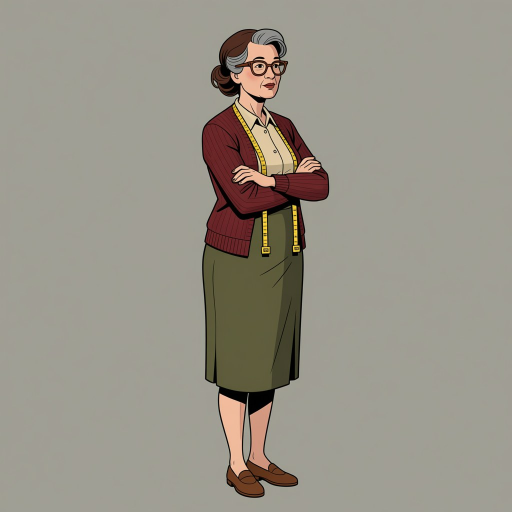
#> input picture ep01-onecoin/img/char_rosa__arms_crossed.jpg, 1024 x 1024 px (shown at 1/2 size)
$ python -i collage.py   (imports and definitions only)
#> lines starting #> are read from the running program, lines starting #| are printed output that depends on the picture
"""Wisdrop COLLAGE look (v2, owner-approved 2026-11-03): Vox / BBC-style premium motion graphics.

Charcoal textured paper, cream torn-paper cards, real photos (CC / public domain) and the
occasional AI picture, all run through ONE treatment (duotone + halftone + torn edge + tape),
yellow highlighter, red marker. Everything here is code: no GPU, no licence risk.

shots_render.py imports this when library.json has "look": "collage". It overrides the
palette, board(), the caption and the tag, treats every picture, and adds shot types
`photo` and `kinetic`. All other shot types keep working on the new board.
"""
import math, os, random
import numpy as np
from PIL import Image, ImageDraw, ImageFilter, ImageOps, ImageChops

W, H = 1920, 1080
CHAR = (27, 26, 24); CREAM = (241, 233, 215); INK = (22, 21, 20)
YEL = (247, 209, 58); RED = (226, 70, 54); TEAL = (42, 127, 143)
# duotone per time of day: (shadow ink, light paper)
DUO = {"dawn": ((30, 36, 58), (236, 214, 196)), "morning": ((44, 34, 26), (246, 226, 188)),
       "day": ((30, 32, 34), (238, 234, 222)), "afternoon": ((48, 30, 20), (248, 214, 160)),
       "dusk": ((40, 22, 36), (246, 196, 150)), "night": ((14, 20, 34), (214, 196, 160)),
       "rain_night": ((12, 22, 36), (170, 196, 214)), "screen_glow": ((10, 22, 40), (176, 214, 236)),
       "archive": ((26, 24, 22), (232, 222, 200))}

_rng = np.random.default_rng(11)
def _paper(base, amp, size=(W, H)):
#> called with base = (27, 26, 24), amp = 22, size = (1920, 1080)
    import zlib; _rng = np.random.default_rng(zlib.crc32(f"paper:{base}:{amp}:{size}".encode()))   # AMC-W1: same paper on any worker
    n = _rng.normal(0, 1, (size[1] // 3, size[0] // 3))
    fib = Image.fromarray(np.clip(128 + n * amp, 0, 255).astype(np.uint8)).resize(size, Image.BICUBIC)
    streak = Image.fromarray(np.clip(128 + _rng.normal(0, 1, (size[1] // 2, 8)) * amp * .8, 0, 255).astype(np.uint8)).resize(size, Image.BICUBIC)
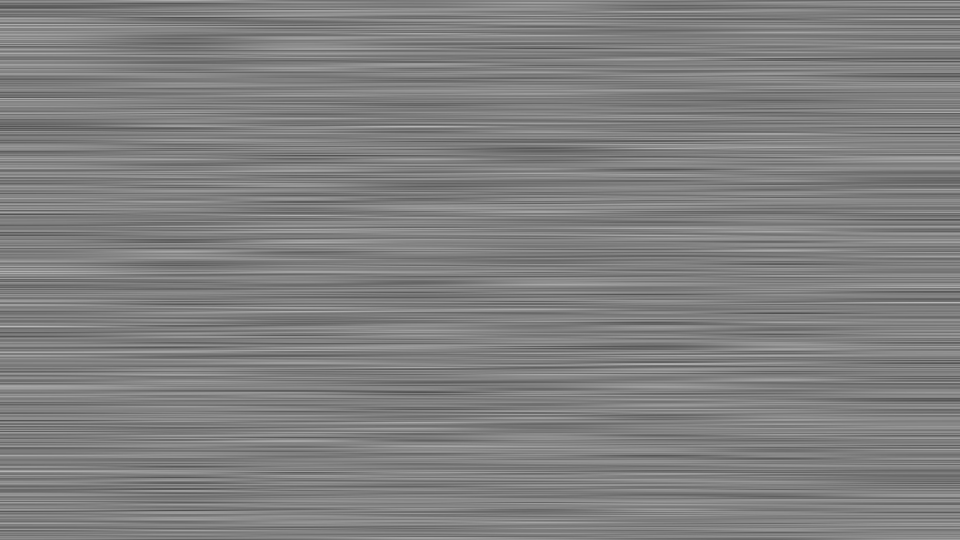
#> streak: PIL image 1920x1080 L (shown at 1/2 size); min 73, max 189, mean 127.8
    t = ImageChops.add(fib, streak, 2, -64 if False else 0).filter(ImageFilter.GaussianBlur(1.2))
    col = Image.new("RGB", size, base)
    return ImageChops.overlay(col, t.convert("RGB"))
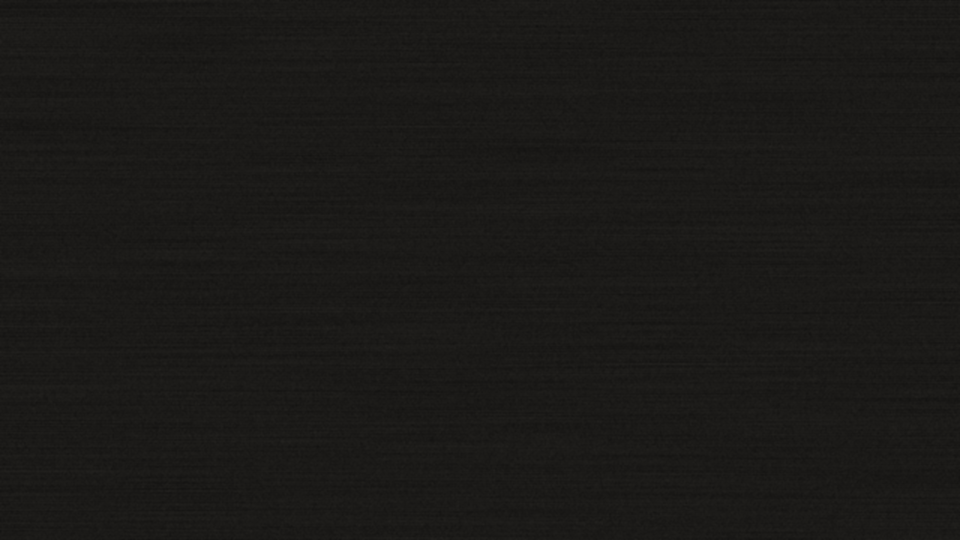
#> returned value: PIL image 1920x1080 RGB (shown at 1/2 size); mean R, G, B 26.6, 25.6, 23.6
BOARD = _paper(CHAR, 22)
# faint halftone corner glow on the board
_d = ImageDraw.Draw(BOARD)
# [4 lines not run here, left out]
CREAMTEX = _paper(CREAM, 14, (1200, 900))
#> call 2 of _paper, with base = (241, 233, 215), amp = 14, size = (1200, 900)
#> in _paper (call 2), `streak = Image.fromarray(np.clip(128 + _rng.normal(0, 1, (size[1] // 2..`:
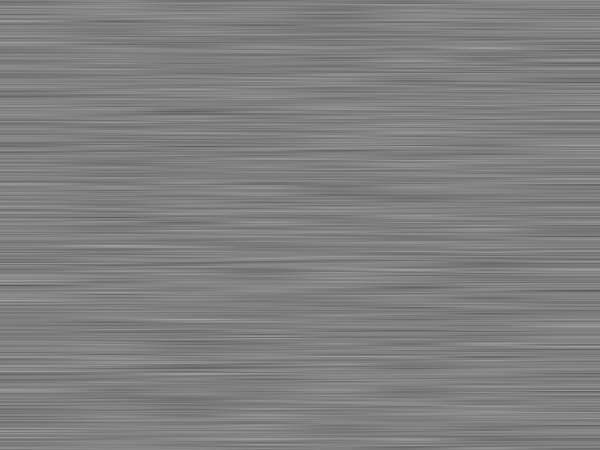
#> streak: PIL image 1200x900 L (shown at 1/2 size); min 88, max 166, mean 127.6
#> in _paper (call 2), `col = Image.new("RGB", size, base)`:
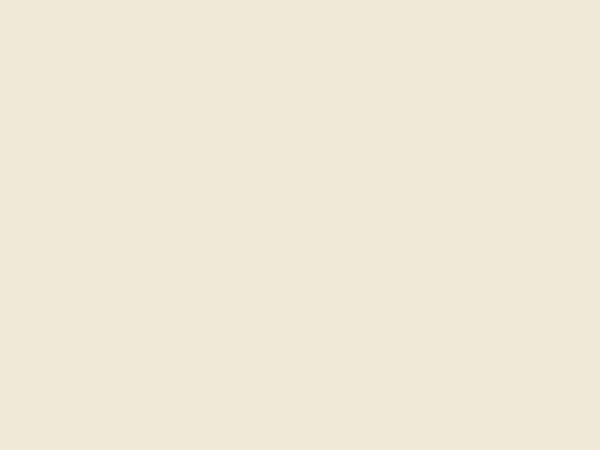
#> col: PIL image 1200x900 RGB (shown at 1/2 size); mean R, G, B 241, 233, 215
#> further down, picture is the input picture: PIL image 1024x1024 RGB; mean R, G, B 151.8, 147.4, 136

def board():
    return BOARD.copy()

def halftone(L, cell=7, k=.9):
    """L: grey image. Returns grey image of dots (multiply layer)."""
    w, h = L.size; sm = L.resize((max(1, w // cell), max(1, h // cell)), Image.BILINEAR)
    out = Image.new("L", (w, h), 255); d = ImageDraw.Draw(out); a = np.asarray(sm)
    for j in range(a.shape[0]):
        for i in range(a.shape[1]):
            r = (1 - a[j, i] / 255) ** .9 * cell * .62 * k
            if r > .5:
                cx, cy = i * cell + cell / 2 + (cell / 2 if j % 2 else 0), j * cell + cell / 2
                d.ellipse([cx - r, cy - r, cx + r, cy + r], fill=0)
    return out

_treat = {}
def treat(img, mood="archive", key=None, dots=True):
    """Duotone + soft halftone + paper grain. Cached per key."""
#> called with mood = 'archive', dots = True
    k = key or (id(img), mood)
#> k = (139795116302160, 'archive')
    if k in _treat: return _treat[k]
    lo, hi = DUO.get(mood, DUO["archive"])
    L = ImageOps.autocontrast(img.convert("L"), cutoff=1)
    L = L.point(lambda v: int(255 * (v / 255) ** 1.08))
    duo = ImageOps.colorize(L, lo, hi, mid=tuple((a + b) // 2 + 6 for a, b in zip(lo, hi)))
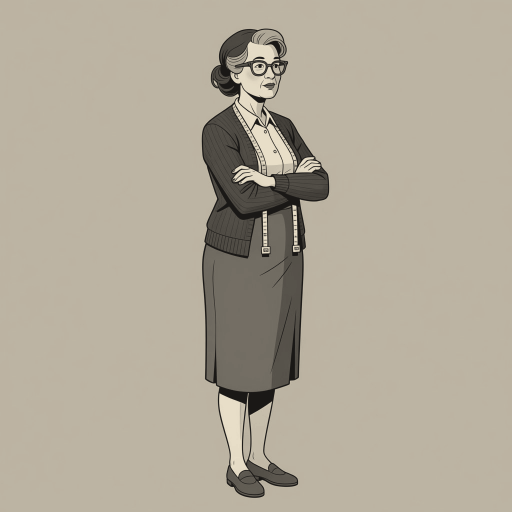
#> duo: PIL image 1024x1024 RGB (shown at 1/2 size); mean R, G, B 177, 169.2, 153.2
    col = Image.blend(duo, img.convert("RGB"), .22)          # keep a breath of the original colour
#> col: PIL image 1024x1024 RGB
    if dots:
        ht = halftone(L, cell=max(5, img.size[0] // 260))
#> in halftone, `out = Image.new('L', (w, h), 255)`: out: PIL image 1024x1024 L; every value is 255
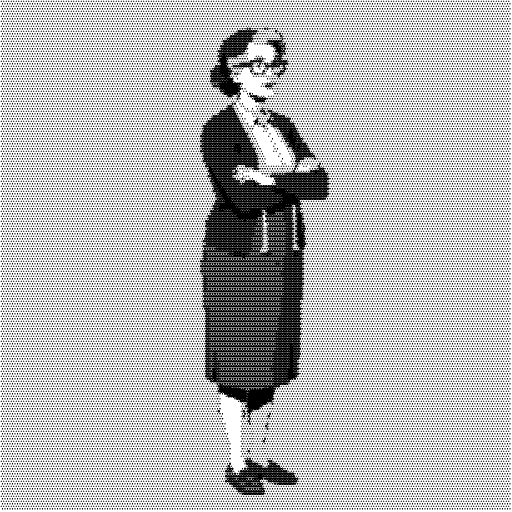
#> ht: PIL image 1024x1024 L (shown at 1/2 size); 71.7% white; black in thin lines or dots
        col = Image.composite(col, ImageChops.multiply(col, Image.merge("RGB", [ht.point(lambda v: 150 + v * 105 // 255)] * 3)), Image.new("L", col.size, 120))
    tex = CREAMTEX.resize(col.size).convert("L").point(lambda v: 128 + (v - 128) // 2)
    col = ImageChops.overlay(col, Image.merge("RGB", [tex] * 3))
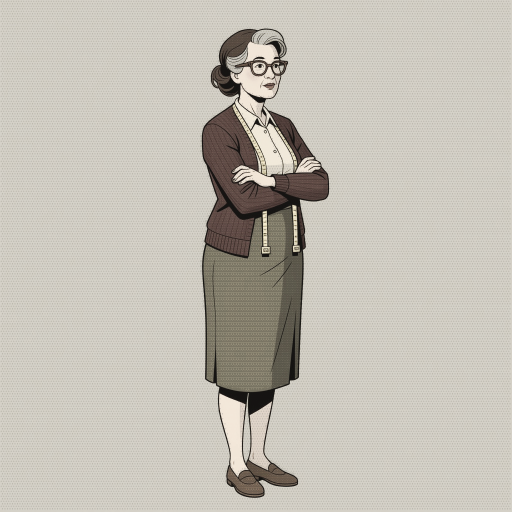
#> col: PIL image 1024x1024 RGB (shown at 1/2 size); mean R, G, B 194.9, 190.5, 180.9
    _treat[k] = col; return col

# [8 lines left out: function torn_mask, not called in this run]

_fr = {}
# [47 lines left out: functions framed, drop_card, highlighter, marker_circle, sticker, not called in this run]

>>> from PIL import Image
>>> picture = Image.open('../../ep01-onecoin/img/char_rosa__arms_crossed.jpg')
>>> result = treat(picture)
